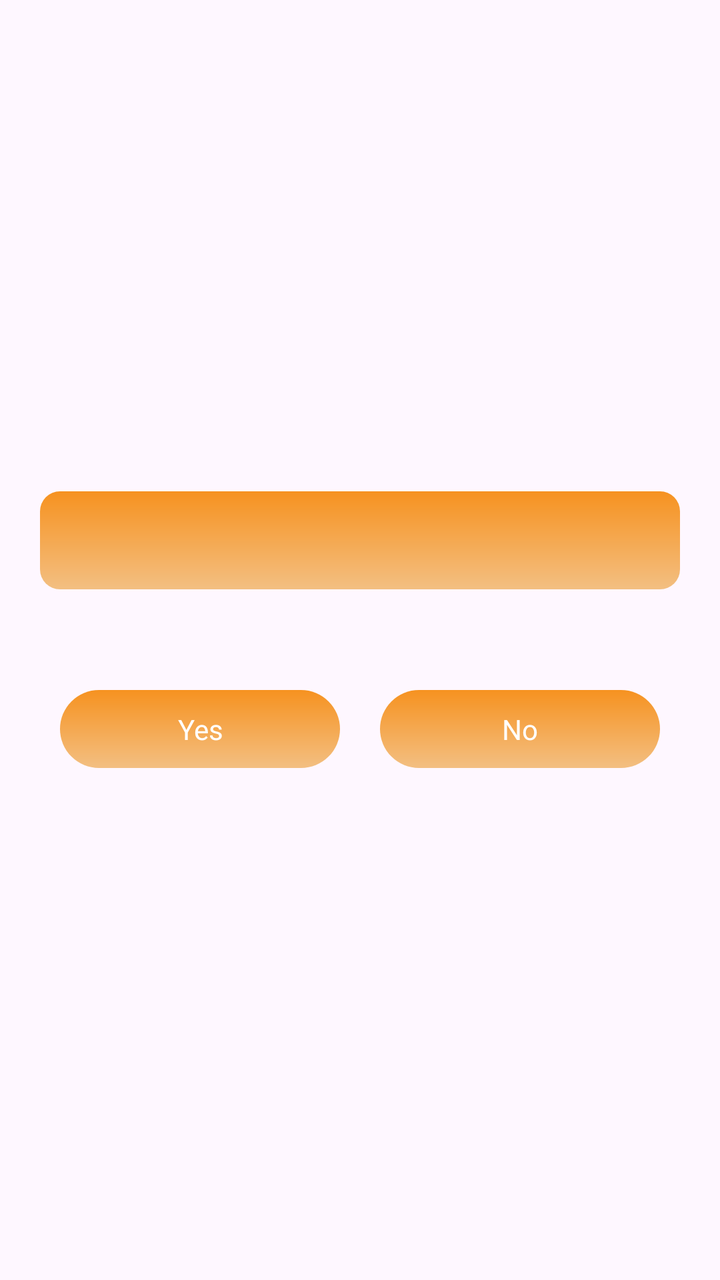
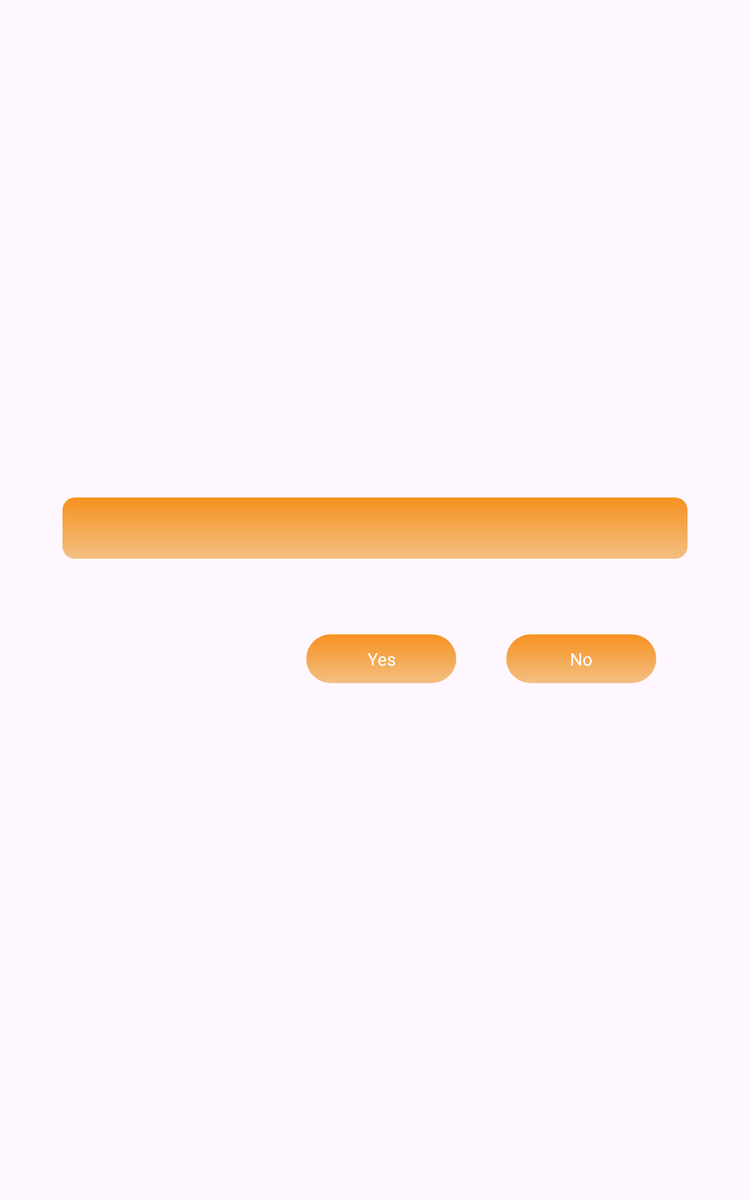

Two renders of one Android screen. The first uses the default layout on a phone; the second uses the alternative layout the repository ships for a different screen configuration, on a matching device. The two XML files are below.
<!-- AndroidManifest.xml: application theme Theme.WizSuiteEvent12 -->
<!-- res/layout/logout_dialog.xml -->
<?xml version="1.0" encoding="utf-8"?>
<RelativeLayout xmlns:android="http://schemas.android.com/apk/res/android"
    android:layout_width="match_parent"
    android:layout_height="match_parent">

    <RelativeLayout
        android:layout_width="match_parent"
        android:layout_height="wrap_content"
        android:layout_centerInParent="true"
        android:layout_marginStart="20dp"
        android:layout_marginTop="20dp"
        android:layout_marginEnd="20dp"
        android:layout_marginBottom="20dp"
        android:background="@drawable/bg_white"
        android:elevation="5dp">


        <RelativeLayout
            android:id="@+id/rlDialogHeader"
            android:layout_width="match_parent"
            android:layout_height="wrap_content"
            android:background="@drawable/bg_gradient"
            android:padding="15dp">

            <TextView
                android:id="@+id/txtLogoutHeader"
                android:layout_width="wrap_content"
                android:layout_height="wrap_content"
                android:fontFamily="@font/roboto_black"

                android:textAllCaps="true"
                android:textColor="@color/white" />

        </RelativeLayout>


        <TextView
            android:id="@+id/txtDialogDescription"
            android:layout_width="wrap_content"
            android:layout_height="wrap_content"
            android:layout_below="@id/rlDialogHeader"
            android:layout_marginStart="15dp"
            android:layout_marginTop="15dp"
            android:layout_marginEnd="15dp"
            android:layout_marginBottom="5dp"
            android:fontFamily="@font/roboto_black"

            android:textColor="@color/gray"
            android:textSize="15sp" />

        <LinearLayout
            android:layout_width="match_parent"
            android:layout_height="wrap_content"
            android:layout_below="@id/txtDialogDescription"
            android:layout_marginTop="10dp"
            android:layout_marginBottom="10dp"
            android:orientation="horizontal">

            <TextView
                android:id="@+id/txtYes"
                android:layout_width="0dp"
                android:layout_height="wrap_content"
                android:layout_alignParentStart="true"
                android:layout_marginStart="10dp"
                android:layout_marginEnd="10dp"
                android:layout_weight="1"
                android:background="@drawable/button_bg"
                android:fontFamily="@font/roboto_black"
                android:gravity="center"
                android:paddingTop="10dp"
                android:paddingBottom="10dp"
                android:text="@string/yes"
                android:textColor="@color/white" />

            <TextView
                android:id="@+id/txtNo"
                android:layout_width="0dp"
                android:layout_height="wrap_content"
                android:layout_alignParentEnd="true"
                android:layout_marginStart="10dp"
                android:layout_marginEnd="10dp"
                android:layout_weight="1"
                android:background="@drawable/button_bg"
                android:fontFamily="@font/roboto_black"
                android:gravity="center"
                android:paddingTop="10dp"
                android:paddingBottom="10dp"
                android:text="@string/no"
                android:textColor="@color/white" />

        </LinearLayout>

    </RelativeLayout>
</RelativeLayout>
<!-- resources referenced by this layout -->
<resources>
  <color name="gray">#616161</color>
  <color name="white">#FFFFFFFF</color>
  <!-- drawable bg_gradient (drawable) -->
  <?xml version="1.0" encoding="utf-8"?>
  <shape xmlns:android="http://schemas.android.com/apk/res/android"
      android:shape="rectangle">
      <gradient
          android:angle="90"
          android:endColor="@color/purple_500"
          android:startColor="@color/orange" />
      <corners android:radius="10dp"/>
  
  </shape>
  <!-- drawable button_bg (drawable) -->
  <?xml version="1.0" encoding="utf-8"?>
  <shape xmlns:android="http://schemas.android.com/apk/res/android"
      android:shape="rectangle">
      <gradient
          android:angle="90"
          android:endColor="@color/purple_500"
          android:startColor="@color/orange" />
      <corners android:radius="50dp"/>
  
  </shape>
  <string name="no">No</string>
  <string name="yes">Yes</string>
  <!-- from res/values-v23/ -->
  <style name="Theme.WizSuiteEvent12" parent="Base.Theme.WizSuiteEvent12">
          
          <item name="android:navigationBarColor">@android:color/transparent</item>
          <item name="android:statusBarColor">@android:color/transparent</item>
          <item name="android:windowLightStatusBar">?attr/isLightTheme</item>
      </style>
  <color name="purple_500">#F69220</color>
  <color name="orange">#F3BF82</color>
  <style name="Base.Theme.WizSuiteEvent12" parent="Theme.Material3.DayNight.NoActionBar">
          
          
          <item name="colorPrimary">@color/purple_500</item>
          <item name="colorPrimaryVariant">@color/purple_700</item>
          <item name="colorOnPrimary">@color/white</item>
  
          <item name="colorSecondary">@color/teal_200</item>
          <item name="colorSecondaryVariant">@color/teal_700</item>
          <item name="colorOnSecondary">@color/black</item>
      </style>
  <color name="purple_700">#F69220</color>
  <color name="teal_200">#DC7F16</color>
  <color name="teal_700">#BF6F14</color>
  <color name="black">#FF000000</color>
</resources>
<!-- res/layout-sw600dp/logout_dialog.xml (the repository's variant of the layout above) -->
<!-- drawn on a 7-inch tablet held upright -->
<?xml version="1.0" encoding="utf-8"?>
<RelativeLayout xmlns:android="http://schemas.android.com/apk/res/android"
    android:layout_width="match_parent"
    android:layout_height="match_parent">

    <RelativeLayout
        android:layout_width="match_parent"
        android:layout_height="wrap_content"
        android:layout_centerInParent="true"
        android:layout_margin="50dp"
        android:background="@drawable/bg_white"
        android:elevation="5dp">


        <RelativeLayout
            android:id="@+id/rlDialogHeader"
            android:layout_width="match_parent"
            android:layout_height="wrap_content"
            android:background="@drawable/bg_gradient"
            android:padding="15dp">

            <TextView
                android:id="@+id/txtLogoutHeader"
                android:layout_width="wrap_content"
                android:layout_height="wrap_content"
                android:fontFamily="@font/roboto_black"

                android:textAllCaps="true"
                android:textColor="@color/white" />


        </RelativeLayout>


        <TextView
            android:id="@+id/txtDialogDescription"
            android:layout_width="wrap_content"
            android:layout_height="wrap_content"
            android:layout_below="@id/rlDialogHeader"
            android:layout_marginStart="15dp"
            android:layout_marginTop="15dp"
            android:layout_marginEnd="15dp"
            android:layout_marginBottom="5dp"
            android:fontFamily="@font/roboto_black"

            android:textColor="@color/gray"
            android:textSize="15sp" />


        <TextView
            android:id="@+id/txtNo"
            android:layout_width="120dp"
            android:layout_height="wrap_content"
            android:layout_below="@id/txtDialogDescription"
            android:layout_alignParentEnd="true"
            android:layout_marginStart="15dp"
            android:layout_marginTop="20dp"
            android:layout_marginEnd="25dp"
            android:background="@drawable/button_bg"
            android:fontFamily="@font/roboto_black"
            android:text="@string/no"
            android:paddingTop="10dp"
            android:paddingBottom="10dp"
            android:gravity="center"
            android:textColor="@color/white" />

        <TextView
            android:id="@+id/txtYes"
            android:layout_width="120dp"
            android:layout_height="wrap_content"
            android:layout_below="@id/txtDialogDescription"
            android:layout_marginStart="15dp"
            android:layout_marginTop="20dp"
            android:layout_marginEnd="25dp"
            android:paddingTop="10dp"
            android:paddingBottom="10dp"
            android:layout_marginBottom="15dp"
            android:layout_toLeftOf="@id/txtNo"
            android:background="@drawable/button_bg"
            android:fontFamily="@font/roboto_black"
            android:gravity="center"
            android:text="@string/yes"
            android:textColor="@color/white" />

    </RelativeLayout>
</RelativeLayout>
